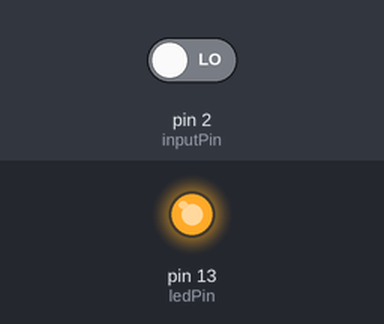
The sketch below on a simulated Arduino Uno, built with avr-gcc and run on an emulated ATmega328P. On the bench: output pins drawn as LEDs (lit = HIGH). Inputs (shaded band) come from the test bench; at power-on: pin 2 (inputPin) LOW.

Above: at 0.05 s.
Timing chart, 0 to 3.0 s (numbered marks = the images above):
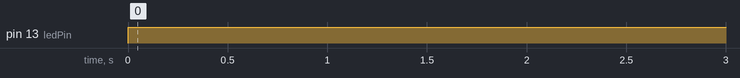

Measured:
- by itself, pin 13 (ledPin): LOW → HIGH at 0.00 s

The sketch:

MotionRec.ino
```cpp
//if we have PIR on 2 contact, but we need to think about motion sensor and mb use some other type, fe microwave sensor. anyway, code will be the same

const int ledPin = LED_BUILTIN;  //for LED
const int inputPin = 2;          //for input

void setup() {
  pinMode (ledPin, OUTPUT);
  pinMode (inputPin, INPUT);

}

void loop() {
  int val = digitalRead(inputPin); //see for input value
  if (val = HIGH) {                //check for HIGH
    digitalWrite(ledPin, HIGH);    //turn LED on if motion
    delay (500);
    digitalWrite(ledPin, LOW);     //turn LED off (possibly we won't need this part)
  }

}
```
